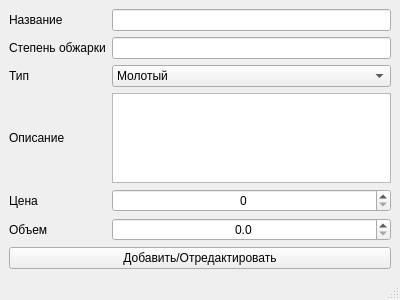
<?xml version="1.0" encoding="UTF-8"?>
<ui version="4.0">
 <class>MainWindow</class>
 <widget class="QMainWindow" name="MainWindow">
  <property name="geometry">
   <rect>
    <x>0</x>
    <y>0</y>
    <width>400</width>
    <height>300</height>
   </rect>
  </property>
  <property name="windowTitle">
   <string>TURKISHCOFFEE</string>
  </property>
  <widget class="QWidget" name="centralwidget">
   <layout class="QGridLayout" name="gridLayout">
    <item row="1" column="1">
     <widget class="QLineEdit" name="RoastingTextEdit"/>
    </item>
    <item row="5" column="1">
     <widget class="QDoubleSpinBox" name="VolumeSpinBox">
      <property name="alignment">
       <set>Qt::AlignCenter</set>
      </property>
      <property name="specialValueText">
       <string/>
      </property>
      <property name="suffix">
       <string/>
      </property>
      <property name="decimals">
       <number>1</number>
      </property>
      <property name="maximum">
       <double>9999999999999999464902769475481793196872414789632.000000000000000</double>
      </property>
     </widget>
    </item>
    <item row="3" column="1">
     <widget class="QPlainTextEdit" name="DescriptionTextEdit"/>
    </item>
    <item row="4" column="1">
     <widget class="QSpinBox" name="PriceSpinBox">
      <property name="alignment">
       <set>Qt::AlignCenter</set>
      </property>
      <property name="maximum">
       <number>999999999</number>
      </property>
     </widget>
    </item>
    <item row="0" column="1">
     <widget class="QLineEdit" name="NameTextEdit"/>
    </item>
    <item row="2" column="1">
     <widget class="QComboBox" name="TypeComboBox">
      <property name="maxVisibleItems">
       <number>10</number>
      </property>
      <property name="insertPolicy">
       <enum>QComboBox::InsertAtTop</enum>
      </property>
      <property name="sizeAdjustPolicy">
       <enum>QComboBox::AdjustToContentsOnFirstShow</enum>
      </property>
      <item>
       <property name="text">
        <string>Молотый</string>
       </property>
      </item>
      <item>
       <property name="text">
        <string>В зернах</string>
       </property>
      </item>
     </widget>
    </item>
    <item row="0" column="0">
     <widget class="QLabel" name="label">
      <property name="text">
       <string>Название</string>
      </property>
     </widget>
    </item>
    <item row="1" column="0">
     <widget class="QLabel" name="label_2">
      <property name="text">
       <string>Степень обжарки</string>
      </property>
     </widget>
    </item>
    <item row="2" column="0">
     <widget class="QLabel" name="label_3">
      <property name="text">
       <string>Тип</string>
      </property>
     </widget>
    </item>
    <item row="3" column="0">
     <widget class="QLabel" name="label_4">
      <property name="text">
       <string>Описание</string>
      </property>
     </widget>
    </item>
    <item row="4" column="0">
     <widget class="QLabel" name="label_5">
      <property name="text">
       <string>Цена</string>
      </property>
     </widget>
    </item>
    <item row="5" column="0">
     <widget class="QLabel" name="label_6">
      <property name="text">
       <string>Объем</string>
      </property>
     </widget>
    </item>
    <item row="6" column="0" colspan="2">
     <widget class="QPushButton" name="pushButton">
      <property name="text">
       <string>Добавить/Отредактировать</string>
      </property>
     </widget>
    </item>
   </layout>
  </widget>
  <widget class="QStatusBar" name="statusbar"/>
 </widget>
 <resources/>
 <connections/>
</ui>
